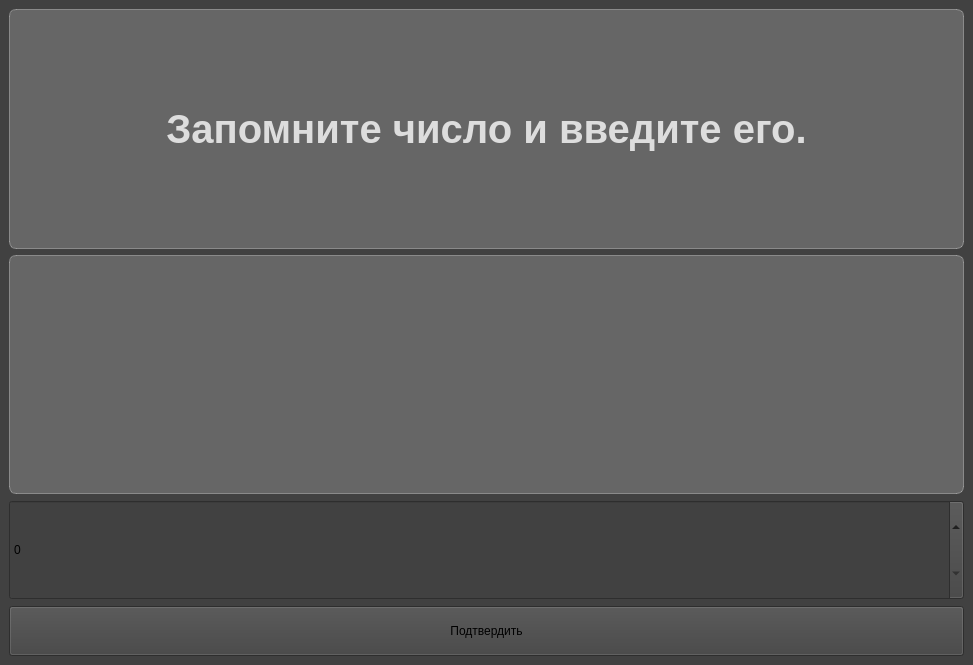
<?xml version="1.0" encoding="UTF-8"?>
<ui version="4.0">
 <class>MainWindow</class>
 <widget class="QMainWindow" name="MainWindow">
  <property name="geometry">
   <rect>
    <x>0</x>
    <y>0</y>
    <width>973</width>
    <height>665</height>
   </rect>
  </property>
  <property name="sizePolicy">
   <sizepolicy hsizetype="Maximum" vsizetype="Maximum">
    <horstretch>0</horstretch>
    <verstretch>1</verstretch>
   </sizepolicy>
  </property>
  <property name="windowTitle">
   <string>MainWindow</string>
  </property>
  <property name="styleSheet">
   <string notr="true">background-color: rgb(65, 65, 65)</string>
  </property>
  <widget class="QWidget" name="centralwidget">
   <property name="mouseTracking">
    <bool>false</bool>
   </property>
   <layout class="QGridLayout" name="gridLayout">
    <item row="0" column="0">
     <layout class="QVBoxLayout" name="verticalLayout">
      <item>
       <widget class="QLabel" name="label">
        <property name="enabled">
         <bool>true</bool>
        </property>
        <property name="sizePolicy">
         <sizepolicy hsizetype="Preferred" vsizetype="Preferred">
          <horstretch>0</horstretch>
          <verstretch>0</verstretch>
         </sizepolicy>
        </property>
        <property name="maximumSize">
         <size>
          <width>16777215</width>
          <height>16777215</height>
         </size>
        </property>
        <property name="font">
         <font>
          <pointsize>30</pointsize>
          <italic>false</italic>
          <bold>true</bold>
          <underline>false</underline>
         </font>
        </property>
        <property name="layoutDirection">
         <enum>Qt::LayoutDirection::LeftToRight</enum>
        </property>
        <property name="styleSheet">
         <string notr="true">font-size: 30pt;
color: rgb(221, 221, 221);
background-color: rgba(255, 255, 255, 50);
border: 1px solid rgba(255, 255, 255, 80);
border-radius: 7px;
</string>
        </property>
        <property name="text">
         <string>Запомните число и введите его.</string>
        </property>
        <property name="alignment">
         <set>Qt::AlignmentFlag::AlignCenter</set>
        </property>
       </widget>
      </item>
      <item>
       <widget class="QLabel" name="label_2">
        <property name="enabled">
         <bool>true</bool>
        </property>
        <property name="sizePolicy">
         <sizepolicy hsizetype="Preferred" vsizetype="Preferred">
          <horstretch>0</horstretch>
          <verstretch>0</verstretch>
         </sizepolicy>
        </property>
        <property name="font">
         <font>
          <pointsize>20</pointsize>
          <italic>false</italic>
          <bold>true</bold>
          <underline>false</underline>
         </font>
        </property>
        <property name="layoutDirection">
         <enum>Qt::LayoutDirection::LeftToRight</enum>
        </property>
        <property name="styleSheet">
         <string notr="true">font-size: 20pt;
color: rgb(221, 221, 221);
background-color: rgba(255, 255, 255, 50);
border: 1px solid rgba(255, 255, 255, 80);
border-radius: 7px;
</string>
        </property>
        <property name="text">
         <string/>
        </property>
        <property name="alignment">
         <set>Qt::AlignmentFlag::AlignCenter</set>
        </property>
       </widget>
      </item>
      <item>
       <widget class="QSpinBox" name="spinBox">
        <property name="sizePolicy">
         <sizepolicy hsizetype="Preferred" vsizetype="Preferred">
          <horstretch>0</horstretch>
          <verstretch>0</verstretch>
         </sizepolicy>
        </property>
        <property name="maximumSize">
         <size>
          <width>16777215</width>
          <height>100</height>
         </size>
        </property>
        <property name="styleSheet">
         <string notr="true"/>
        </property>
        <property name="wrapping">
         <bool>false</bool>
        </property>
        <property name="frame">
         <bool>true</bool>
        </property>
        <property name="maximum">
         <number>1000000000</number>
        </property>
       </widget>
      </item>
      <item>
       <widget class="QPushButton" name="pushButton">
        <property name="sizePolicy">
         <sizepolicy hsizetype="Preferred" vsizetype="Preferred">
          <horstretch>0</horstretch>
          <verstretch>0</verstretch>
         </sizepolicy>
        </property>
        <property name="maximumSize">
         <size>
          <width>16777215</width>
          <height>50</height>
         </size>
        </property>
        <property name="text">
         <string>Подтвердить</string>
        </property>
       </widget>
      </item>
     </layout>
    </item>
   </layout>
  </widget>
 </widget>
 <resources/>
 <connections/>
</ui>
